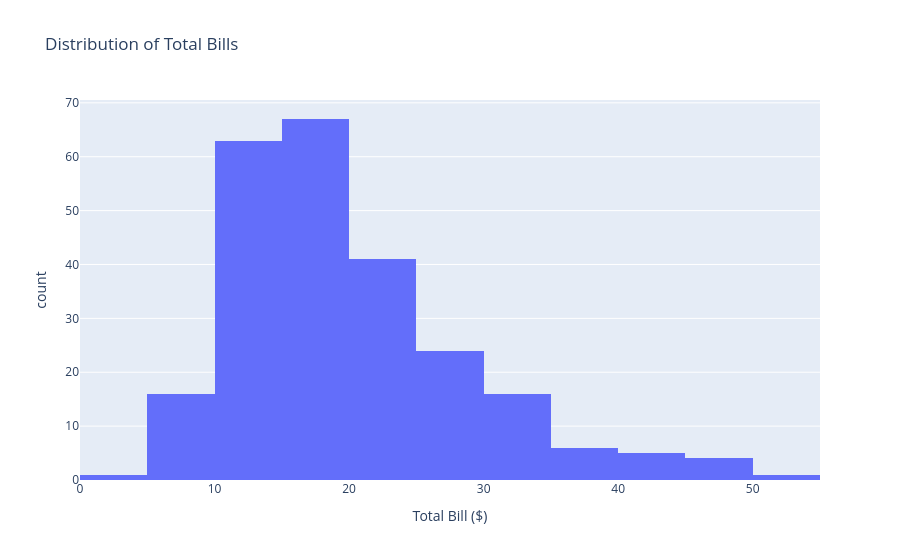

The cell this chart's notebook holds for it:
### Code cell
# Interactive histogram
fig = px.histogram(
    tips, 
    x='total_bill', 
    nbins=20,
    title='Distribution of Total Bills',
    labels={'total_bill': 'Total Bill ($)', 'count': 'Frequency'}
)
fig.show()

### Figure 1 — Plotly figure (JSON) as saved in the notebook; plotly's stock layout.template omitted (floating-point values rounded to 4 significant figures; data arrays with more than 128 entries replaced by an {"elided": "..."} marker saying what was removed)
{"data": [{"bingroup": "x", "hovertemplate": "Total Bill ($)=%{x}<br>count=%{y}<extra></extra>", "legendgroup": "", "marker": {"color": "#636efa", "pattern": {"shape": ""}}, "name": "", "nbinsx": 20, "orientation": "v", "showlegend": false, "type": "histogram", "x": {"elided": "244 float values"}, "xaxis": "x", "yaxis": "y"}], "layout": {"barmode": "relative", "legend": {"tracegroupgap": 0}, "title": {"text": "Distribution of Total Bills"}, "xaxis": {"anchor": "y", "domain": [0, 1], "title": {"text": "Total Bill ($)"}}, "yaxis": {"anchor": "x", "domain": [0, 1], "title": {"text": "count"}}}}
